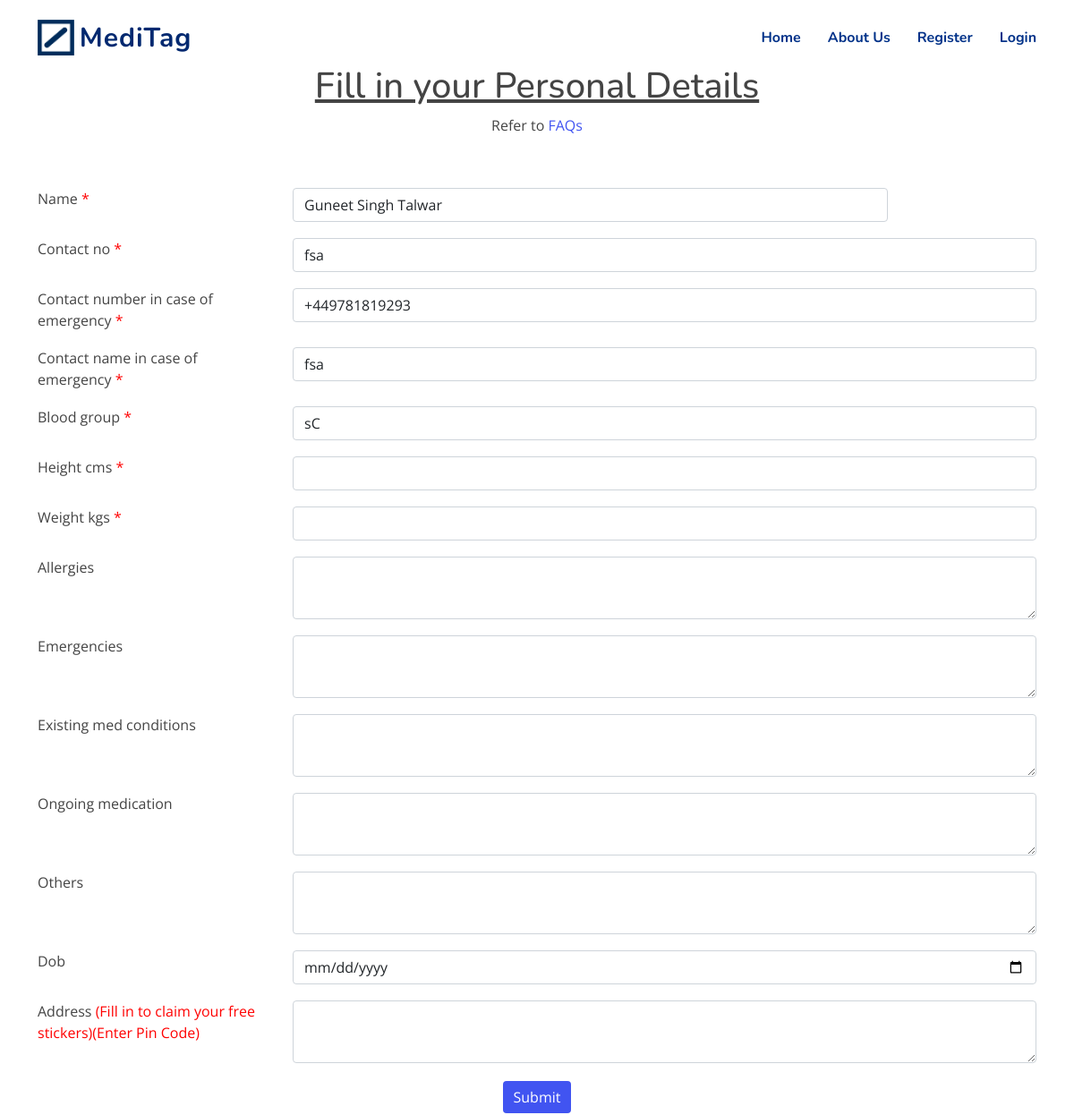
/update-medform/fe69097de2db4c9d8fdfef6852eb43c4, run on the app's committed database.
### basic_qr/models.py (models this page shows, shortened)
class UserProfile(models.Model):
    user = models.OneToOneField(User, on_delete=models.CASCADE, null=True, blank=True)
    name = models.CharField(max_length=100, null=True,help_text="*")
    contact_no = models.CharField(max_length=100, null=True,help_text="*")
    contact_number_in_case_of_emergency = models.CharField(max_length=100, null=True,help_text="*")
    contact_name_in_case_of_emergency = models.CharField(max_length=100,null=True,help_text="*")
    blood_group = models.CharField(max_length=100, null=True,help_text="*")
    height_cms = models.IntegerField(null=True,help_text="*")
    weight_kgs =models.FloatField(null=True,help_text="*")
    allergies = models.TextField(null=True,blank=True)
    emergencies = models.TextField(null=True,blank=True)
    existing_med_conditions = models.TextField(null=True,blank=True)
    ongoing_medication = models.TextField(null=True,blank=True)
    others = models.TextField(null=True,blank=True)
    id = models.UUIDField(default=uuid.uuid4, unique=True,
                          primary_key=True, editable=False)
    dob = models.DateField(blank=True,null=True)
    address = models.TextField(null=True,blank=True,help_text="(Fill in to claim your free stickers)(Enter Pin Code)")
    path = models.CharField(max_length=200,null=True,blank=True)
    created_at = models.DateTimeField(auto_now_add=True)
    class Meta:
         ordering = ['created_at']

### basic_qr/views.py (the view)
# urls.py: path('update-medform/<str:pk>',views.updateMedform,name="update-medform"),
def updateMedform(request,pk):
    profile = UserProfile.objects.get(id=pk)
    form = addUserInfo(instance=profile)
    if request.method == 'POST':
        form = addUserInfo(request.POST,instance=profile)
        if form.is_valid():
            form.save()
        return redirect("basic_qr:profile",pk)
    return render(request, "basic_qr/med_form.html",{'form':form})

### basic_qr/forms.py
class addUserInfo(forms.ModelForm):
    def __init__(self, *args, **kwargs):
        super(addUserInfo, self).__init__(*args, **kwargs)
        for visible in self.visible_fields():
            visible.field.widget.attrs['class'] = 'form-control'
    class Meta:
        model = UserProfile
        exclude = ('user','path','created_at')
        widgets = {
            'dob': DateInput(),
        }

### templates/basic_qr/med_form.html (shortened to what this page needs)
{% extends 'base.html' %} {% block content %}
<div class="container">
  <h1  class="text-center" ><u>Fill in your Personal Details</u></h1>
    <p  class="text-center" >Refer to <a href="{% url 'basic_qr:landing'  %}#faq" target="_blank" rel="noopener noreferrer" >FAQs</a></p>
  <br />
  <form method="post">
    {% for field in form %}
    <div class="row" style="margin-top: 18px; margin-bottom: 18px">
      <div class="col-3">{{field.label}} <span style="color:red;">{{field.help_text}}</span></div>
      <div class="col-9">{{field}}</div>
    </div>
    {% endfor %}
    <div class="text-center">
      <input class="btn btn-primary" type="submit" value="Submit" />
    </div>
  </form>
</div>
{% endblock %}

### static/assets/css/style.css (style rules this page uses)
:root { scroll-behavior: smooth; }
body { font-family: "Open Sans", sans-serif; color: #444444; }
a { color: #4154f1; text-decoration: none; }
h1, h2, h3, h4, h5, h6 { font-family: "Nunito", sans-serif; }

### templates/base.html (style rules this page uses)
.btn-primary, .btn-primary:hover, .btn-primary:active, .btn-primary:visited { background-color: #4154f1 !important; border:none !important; margin:2px !important; }

### templates/basic_qr/med_form.html (style rules this page uses)
#id_name { width: 80%; }
textarea { height: 70px; }

### data on the page
UserProfile: form "Guneet Singh Talwar" "fsa" "+449781819293" "fsa" "sC"

### other printed values
{{ field.label }} "Name" "Contact no" "Contact number in case of emergency" "Contact name in case of emergency" "Blood group" "Height cms" "Weight kgs" "Allergies" "Emergencies" "Existing med conditions" "Ongoing medication" "Others" "Dob" "Address"
{{ field.help_text }} "*" "*" "*" "*" "*" "*" "*" "(Fill in to claim your free stickers)(Enter Pin Code)"
